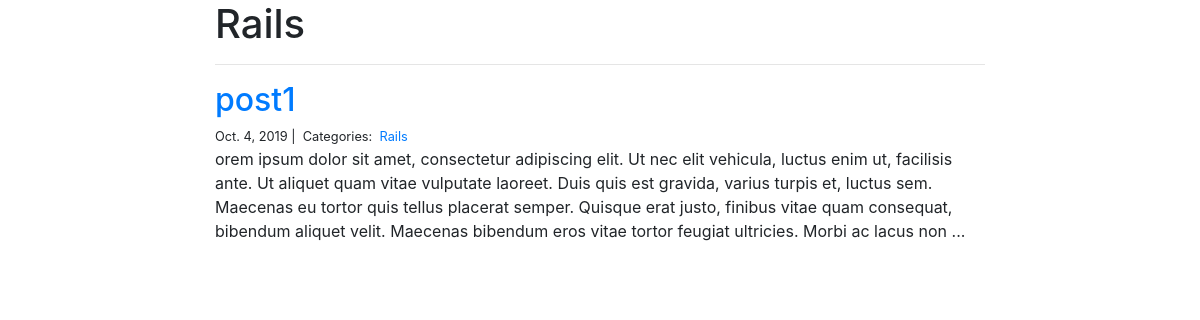
Page /blog/Rails/ on the committed database.
### blog/models.py (models this page shows)
class Category(models.Model):
  name = models.CharField(max_length=20)

class Post(models.Model):
  title = models.CharField(max_length=255)
  body = models.TextField()
  created_on = models.DateTimeField(auto_now_add=True)
  last_modified = models.DateTimeField(auto_now=True)
  categories = models.ManyToManyField('Category', related_name='posts')

### blog/views.py (the view)
# urls.py: path("<category>/", views.blog_category, name="blog_category"),
def blog_category(request, category):
    posts = Post.objects.filter(
        categories__name__contains=category
    ).order_by(
        '-created_on'
    )
    context = {
        "category": category,
        "posts": posts
    }
    return render(request, "blog_category.html", context)

### blog/templates/blog_category.html
{% extends "base.html" %}
{% block page_content %}
<div class="col-md-8 offset-md-2">
    <h1>{{ category | title }}</h1>
    <hr>
    {% for post in posts %}
        <h2><a href="{% url 'blog_detail' post.pk %}">{{ post.title }}</a></h2>
        <small>
            {{ post.created_on.date }} |&nbsp;
            Categories:&nbsp;
            {% for category in post.categories.all %}
            <a href="{% url 'blog_category' category.name %}">
                {{ category.name }}
            </a>&nbsp;
            {% endfor %}
        </small>
        <p>{{ post.body | slice:":400" }}...</p>
    {% endfor %}
</div>
{% endblock %}

### rows in the picture
Category: name "Rails"
Post: title "post1", created_on "Oct. 4, 2019", body "orem ipsum dolor sit amet, consectetur adipiscing elit. Ut nec elit vehicula, luctus enim ut, facilisis ante. Ut aliquet quam vitae vulputate laoreet. Duis quis est gravida, varius turpis et, luctus sem. Maecenas eu tortor quis tellus placerat semper. Quisque erat justo, finibus vitae quam consequat, bibendum aliquet velit. Maecenas bibendum eros vitae tortor feugiat ultricies. Morbi ac lacus non"
